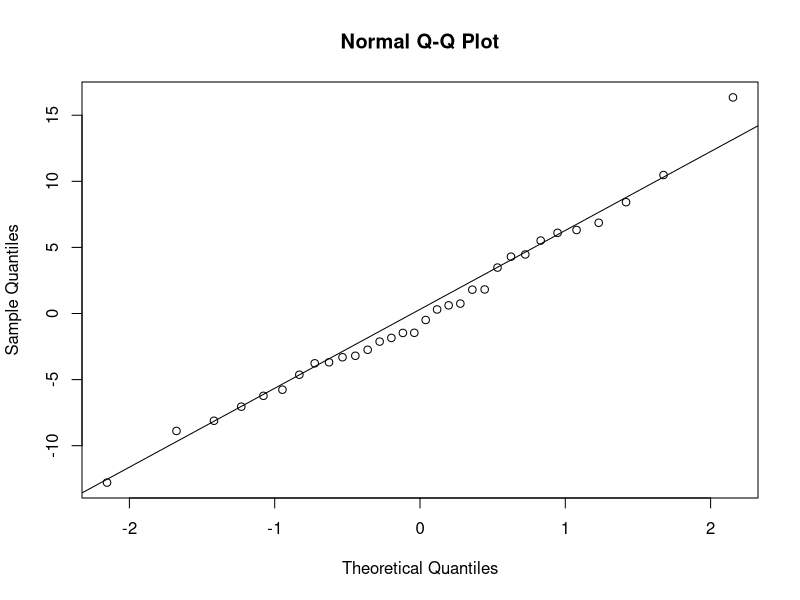
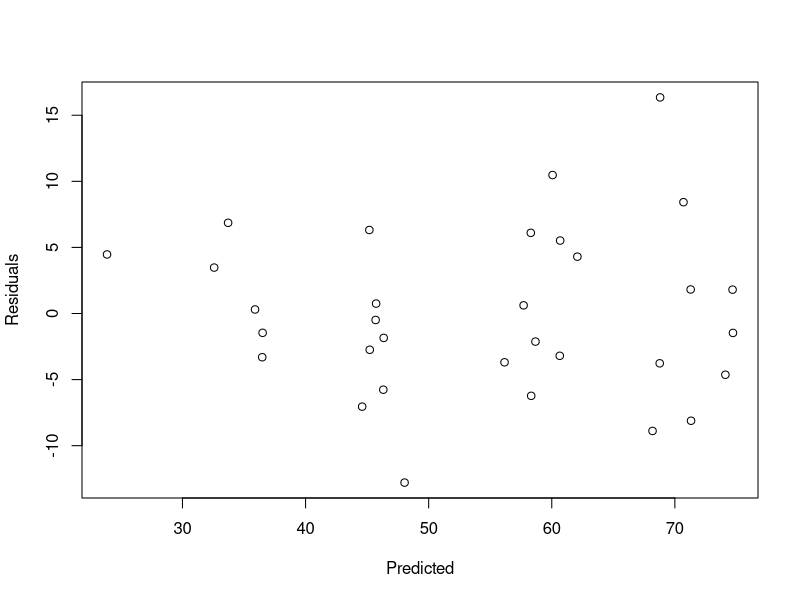
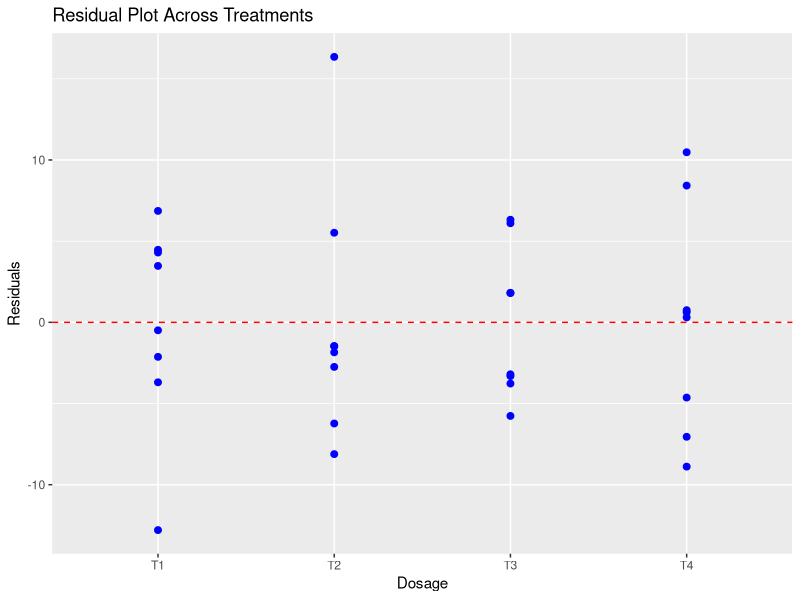
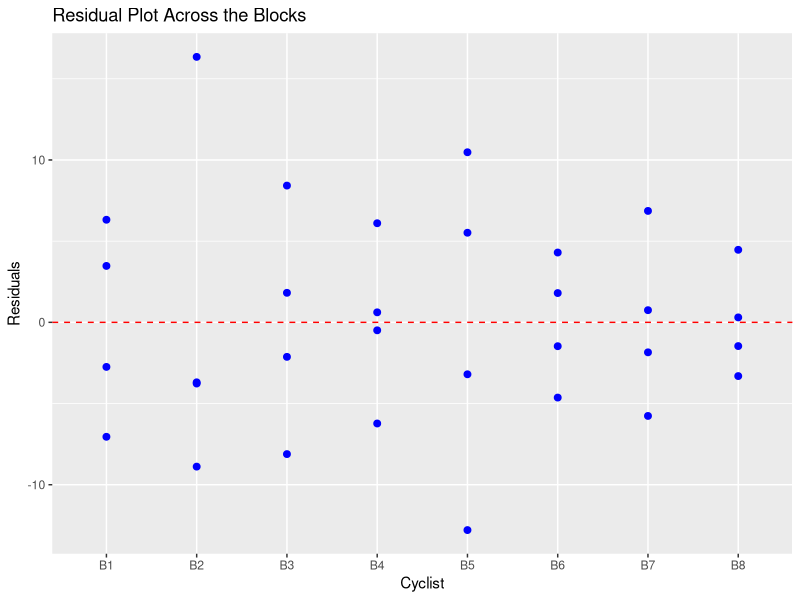

Source code (R) for these figures, in order: (Note: this script raises an error after producing the figures.)
#anova test
a<-4
b<-8
response=c(36.05, 42.47, 51.50, 37.55,
           52.47, 85.15, 65.00, 59.30,
           56.55, 63.20, 73.10, 79.12,
           45.20, 52.10, 64.40, 58.33,
           35.25, 66.20, 57.45, 70.54,
           66.38, 73.25, 76.49, 69.47,
           40.57, 44.50, 40.55, 46.48,
           28.34, 35.05, 33.17, 36.20)
dose=rep(c("T1", "T2", "T3", "T4"),b)
cyclist=rep(c("B1", "B2", "B3", "B4","B5", "B6", "B7", "B8"),each=a)
dataA=data.frame(dose,cyclist,response)
dataA.anova=aov(response~dose+cyclist, data=dataA)
summary(dataA.anova)


#normality checking shapiro_test
shapiro.test(response[dose=="T1"])
shapiro.test(response[dose=="T2"])
shapiro.test(response[dose=="T3"])
shapiro.test(response[dose=="T4"])
shapiro.test(response)
#normality checking QQPLOT
e=residuals(dataA.anova)
predicted=fitted(dataA.anova)
fitted.dataA=cbind(dataA, e, predicted)
qqnorm(e)
qqline(e)



#variance checking levene test
library(car)
leveneTest(e,dose)
leveneTest(e,cyclist)
#variance checking predicted vs residuals
library(ggplot2)
plot(predicted,e, xlab="Predicted",ylab="Residuals")

#plots of residuals by treatment (dosage)
ggplot(data=fitted.dataA, aes(x=dose, y=e))+geom_point(size=2, col="blue")+
  xlab("Dosage")+ylab("Residuals")+geom_hline(yintercept=0, linetype="dashed", col="red")+
  ggtitle("Residual Plot Across Treatments")

#plots of residuals by block (cyclist)
ggplot(data=fitted.dataA, aes(x=cyclist, y=e))+geom_point(size=2, col="blue")+
  xlab("Cyclist")+ylab("Residuals")+geom_hline(yintercept=0, linetype="dashed", col="red")+
  ggtitle("Residual Plot Across the Blocks")


#tukey test (comparison)
tukey=TukeyHSD(dataA.anova, conf.level=0.95)
tukey
mplot(tukey)

